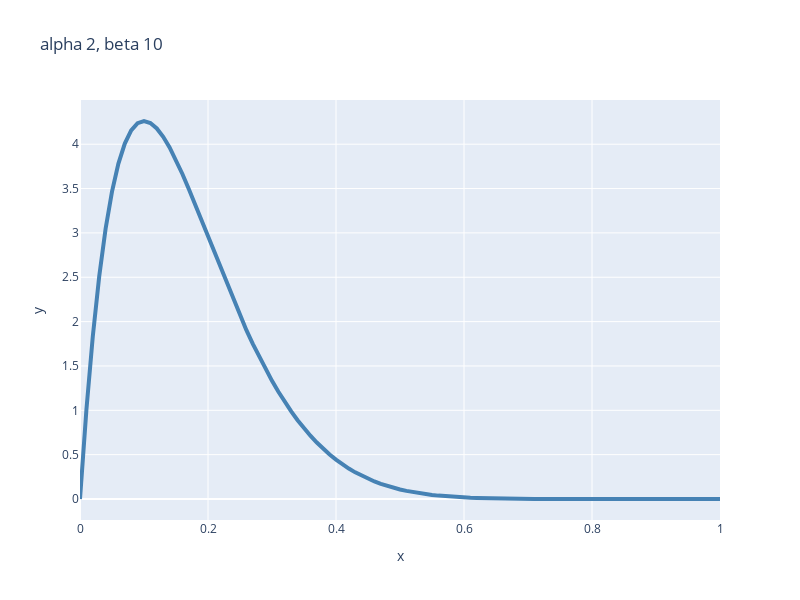

Notebook cell for this chart:
### Code cell
def beta_individual(alpha, beta, theta_range_steps):
    theta =  np.linspace(0,1,theta_range_steps+1)
    term = gamma(alpha + beta) / ( gamma(alpha) * gamma(beta) )
    p_theta = term * theta**(alpha - 1) * (1 - theta)**(beta - 1)
    fig = px.line(x=theta, y=p_theta, color_discrete_sequence=["steelblue"], 
                  height=600, width=800, title=" alpha %d, beta %d" %(alpha, beta))
    fig.data[0].line['width'] = 4
    fig.show()


beta_individual(2,10,100)
